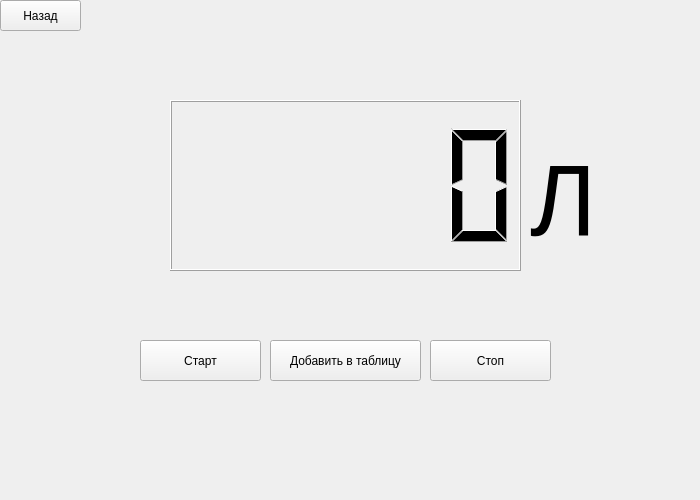
<?xml version="1.0" encoding="UTF-8"?>
<ui version="4.0">
 <class>obj_data</class>
 <widget class="QWidget" name="obj_data">
  <property name="geometry">
   <rect>
    <x>0</x>
    <y>0</y>
    <width>700</width>
    <height>500</height>
   </rect>
  </property>
  <property name="sizePolicy">
   <sizepolicy hsizetype="Fixed" vsizetype="Fixed">
    <horstretch>0</horstretch>
    <verstretch>0</verstretch>
   </sizepolicy>
  </property>
  <property name="minimumSize">
   <size>
    <width>700</width>
    <height>500</height>
   </size>
  </property>
  <property name="maximumSize">
   <size>
    <width>700</width>
    <height>500</height>
   </size>
  </property>
  <property name="windowTitle">
   <string>Form</string>
  </property>
  <widget class="QPushButton" name="back_button">
   <property name="geometry">
    <rect>
     <x>0</x>
     <y>0</y>
     <width>81</width>
     <height>31</height>
    </rect>
   </property>
   <property name="sizePolicy">
    <sizepolicy hsizetype="Expanding" vsizetype="Expanding">
     <horstretch>0</horstretch>
     <verstretch>0</verstretch>
    </sizepolicy>
   </property>
   <property name="text">
    <string>Назад</string>
   </property>
  </widget>
  <widget class="QLCDNumber" name="val">
   <property name="geometry">
    <rect>
     <x>170</x>
     <y>100</y>
     <width>351</width>
     <height>171</height>
    </rect>
   </property>
  </widget>
  <widget class="QPushButton" name="start">
   <property name="geometry">
    <rect>
     <x>140</x>
     <y>340</y>
     <width>121</width>
     <height>41</height>
    </rect>
   </property>
   <property name="text">
    <string>Старт</string>
   </property>
  </widget>
  <widget class="QPushButton" name="stop">
   <property name="geometry">
    <rect>
     <x>430</x>
     <y>340</y>
     <width>121</width>
     <height>41</height>
    </rect>
   </property>
   <property name="text">
    <string>Стоп</string>
   </property>
  </widget>
  <widget class="QLabel" name="label">
   <property name="geometry">
    <rect>
     <x>530</x>
     <y>150</y>
     <width>71</width>
     <height>101</height>
    </rect>
   </property>
   <property name="font">
    <font>
     <pointsize>76</pointsize>
    </font>
   </property>
   <property name="text">
    <string>Л</string>
   </property>
  </widget>
  <widget class="QPushButton" name="add">
   <property name="geometry">
    <rect>
     <x>270</x>
     <y>340</y>
     <width>151</width>
     <height>41</height>
    </rect>
   </property>
   <property name="text">
    <string>Добавить в таблицу</string>
   </property>
  </widget>
 </widget>
 <resources/>
 <connections/>
</ui>
